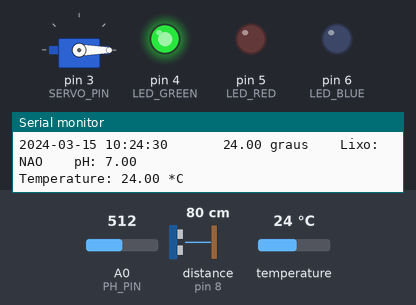
Recording of a sketch running on a simulated Arduino Uno, built with avr-gcc and run on an emulated ATmega328P. Shown: servo, output pins drawn as LEDs (lit = HIGH), the last lines printed to the serial monitor. Wiring (inferred from the names in the program): ultrasonic range finder: trigger pin 9; echo pin 8. Inputs (shaded band) come from the test bench; at power-on: distance to the obstacle (sensor on pin 8) 80 cm, temperature 24 °C, A0 (PH_PIN) = 512. The echo pulse lasts 58.3 µs per cm; the local clock reads 2024-03-15 10:24:30 at power-on unless the sketch sets it; EEPROM starts erased; pins used as bus, display or sensor lines are not drawn.

Above: at 6.6 s.
6.7 s: distance to the obstacle (sensor on pin 8) set to 12 cm
13.6 s: distance to the obstacle (sensor on pin 8) set to 9 cm
At 19.8 s:
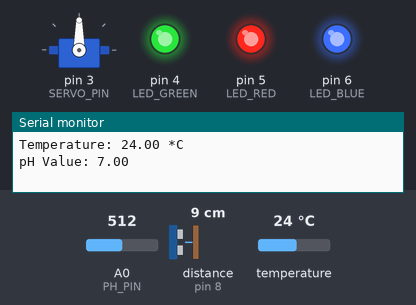
21.7 s: temperature set to 34.4 °C
28.2 s: temperature set to 35.5 °C
At 37.0 s:
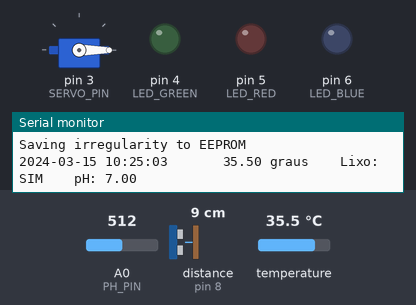
37.3 s: temperature set to 12 °C
At 42.4 s:
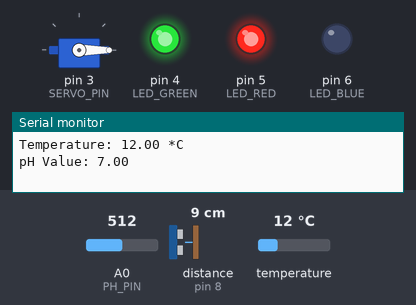
45.1 s: temperature set to 41 °C
At 49.9 s:
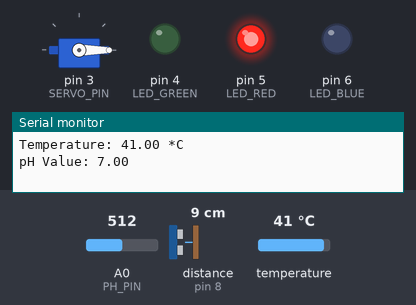
Timing chart, 0 to 52.9 s (numbered marks = the images above; inputs shaded):
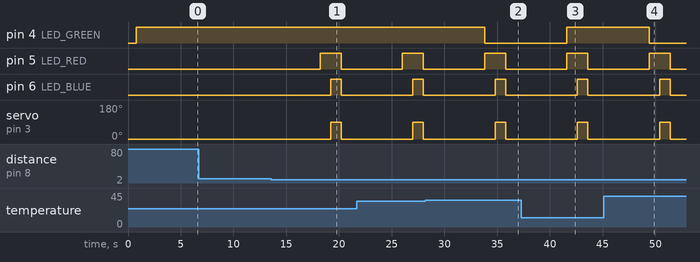

The sketch:

seaguard.ino
```cpp
#include <OneWire.h>
#include <DallasTemperature.h>
#include <Wire.h>
#include <RTClib.h>
#include <EEPROM.h>
#include <Servo.h> // Biblioteca para controle do servo motor

// Define pins for ultrasonic sensor
#define TRIG_PIN 9
#define ECHO_PIN 8

// Define pins for LEDs
#define LED_GREEN 4
#define LED_RED 5
#define LED_BLUE 6

// Define pin for servo motor
#define SERVO_PIN 3

// Data wire is connected to pin 2 on the Arduino
#define ONE_WIRE_BUS 2

// Define pin for analog sensor (simulating pH sensor)
#define PH_PIN A0

// Setup a oneWire instance to communicate with any OneWire devices
OneWire oneWire(ONE_WIRE_BUS);

// Pass our oneWire reference to Dallas Temperature sensor
DallasTemperature sensors(&oneWire);

// Create an RTC object
RTC_DS1307 rtc;

// Create a Servo object
Servo servo;

// EEPROM configuration
const int maxRecords = 100;
const int recordSize = 9; // Tamanho de cada registro em bytes, aumentado para incluir o valor do pH
int startAddress = 0;
int endAddress = maxRecords * recordSize;
int currentAddress = 0;

void setup() {
  Serial.begin(9600);
  pinMode(TRIG_PIN, OUTPUT);
  pinMode(ECHO_PIN, INPUT);
  pinMode(LED_GREEN, OUTPUT);
  pinMode(LED_RED, OUTPUT);
  pinMode(LED_BLUE, OUTPUT);

  sensors.begin();
  servo.attach(SERVO_PIN);
  servo.write(0); // Inicializa o servo na posição 0 graus

  digitalWrite(LED_GREEN, LOW);
  digitalWrite(LED_RED, LOW);
  digitalWrite(LED_BLUE, LOW);

  // Initialize RTC
  if (!rtc.begin()) {
    Serial.println("Couldn't find RTC");
    while (1);
  }

  if (!rtc.isrunning()) {
    Serial.println("RTC is NOT running!");
    rtc.adjust(DateTime(F(__DATE__), F(__TIME__)));
  }

  EEPROM.begin();
}

void loop() {
  DateTime now = rtc.now();

  // Measure distance with ultrasonic sensor
  digitalWrite(TRIG_PIN, LOW);
  delayMicroseconds(2);
  digitalWrite(TRIG_PIN, HIGH);
  delayMicroseconds(10);
  digitalWrite(TRIG_PIN, LOW);

  long duration = pulseIn(ECHO_PIN, HIGH);
  long distance = duration * 0.034 / 2;

  // Request temperature measurements from DS18B20 sensor
  sensors.requestTemperatures();
  float temperatureC = sensors.getTempCByIndex(0);

  // Check if reading is valid
  if (temperatureC == DEVICE_DISCONNECTED_C) {
    Serial.println("Failed to read from DS18B20 sensor!");
    return;
  }

  // Print temperature to Serial Monitor
  Serial.print("Temperature: ");
  Serial.print(temperatureC);
  Serial.println(" *C");

  // Turn on green LED if temperature is within a normal range
  if (temperatureC < 35) {
    digitalWrite(LED_GREEN, HIGH);
  } else {
    digitalWrite(LED_GREEN, LOW);
  }

  // Read pH value from analog sensor
  int phValue = analogRead(PH_PIN);
  float voltage = phValue * (5.0 / 1024.0); // Convert to voltage
  float pH = 7 - ((voltage - 2.5) / 0.18); // Convert to pH value

  // Print pH to Serial Monitor
  Serial.print("pH Value: ");
  Serial.println(pH);

  bool lixoDetectado = false;

  // If distance is less than 10 cm, assume waste is detected
  if (distance < 10) {
    digitalWrite(LED_RED, HIGH); // Turn on red LED to indicate detection
    delay(1000); // Wait for 1 second

    digitalWrite(LED_BLUE, HIGH); // Simulate collection with BLUE LED
    servo.write(90); // Move servo to 90 degrees to simulate collection
    delay(1000); // Wait for 1 second to simulate collection time
    servo.write(0); // Move servo back to 0 degrees
    digitalWrite(LED_BLUE, LOW); // Turn off BLUE LED
    digitalWrite(LED_RED, LOW); // Turn off red LED

    lixoDetectado = true;
  }

  // Check for irregularities
  if (lixoDetectado || temperatureC >= 35 || pH < 6.5 || pH > 7.5) {
    // Save irregularity to EEPROM
    saveIrregularity(now, temperatureC, lixoDetectado, pH);
  }

  printStatus(now, temperatureC, lixoDetectado, pH);

  delay(5000); // Delay between readings
}

void saveIrregularity(DateTime timestamp, float temperatureC, bool lixoDetectado, float pH) {
  Serial.println("Saving irregularity to EEPROM");

  // Converter valores para int para armazenamento
  int tempInt = (int)(temperatureC * 100);
  byte lixoStatus = lixoDetectado ? 1 : 0;
  int pHInt = (int)(pH * 100);

  // Escrever dados na EEPROM
  EEPROM.put(currentAddress, timestamp.unixtime());
  EEPROM.put(currentAddress + 4, tempInt);
  EEPROM.put(currentAddress + 6, lixoStatus);
  EEPROM.put(currentAddress + 7, pHInt);

  // Atualiza o endereço para o próximo registro
  getNextAddress();
}

void getNextAddress() {
  currentAddress += recordSize;
  if (currentAddress >= endAddress) {
    currentAddress = 0; // Volta para o começo se atingir o limite
  }
}

void printStatus(DateTime timestamp, float temperatureC, bool lixoDetectado, float pH) {
  Serial.print(timestamp.year());
  Serial.print("-");
  Serial.print(timestamp.month() < 10 ? "0" : "");
  Serial.print(timestamp.month());
  Serial.print("-");
  Serial.print(timestamp.day() < 10 ? "0" : "");
  Serial.print(timestamp.day());
  Serial.print(" ");
  Serial.print(timestamp.hour() < 10 ? "0" : "");
  Serial.print(timestamp.hour());
  Serial.print(":");
  Serial.print(timestamp.minute() < 10 ? "0" : "");
  Serial.print(timestamp.minute());
  Serial.print(":");
  Serial.print(timestamp.second() < 10 ? "0" : "");
  Serial.print(timestamp.second());
  Serial.print("       ");
  Serial.print(temperatureC);
  Serial.print(" graus    Lixo: ");
  Serial.print(lixoDetectado ? "SIM" : "NAO");
  Serial.print("    pH: ");
  Serial.println(pH);
}
```

Measured:
- the behaviour switches between 11 and 10 cm on distance to the obstacle (sensor on pin 8) (found by bisection; images 0 and 1)
- the behaviour switches between 34.9 and 35 °C on temperature (found by bisection; images 1 and 2)
- after the input at 13.6 s, pin 5 (LED_RED): LOW → HIGH after 4.6 s, → LOW 2.0 s later; pin 6 (LED_BLUE): LOW → HIGH after 5.6 s, → LOW 1.0 s later; servo on pin 3 (SERVO_PIN): 0° → 90° after 5.6 s, → 0° 1.0 s later
- after the input at 28.2 s, pin 4 (LED_GREEN): HIGH → LOW after 5.6 s
- after the input at 37.3 s, pin 4 (LED_GREEN): LOW → HIGH after 4.3 s
- after the input at 45.1 s, pin 4 (LED_GREEN): HIGH → LOW after 4.3 s
